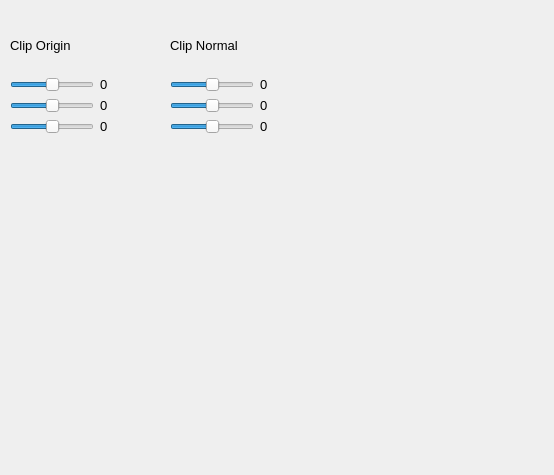
<?xml version="1.0" encoding="UTF-8"?>
<ui version="4.0">
 <class>optionsFilter</class>
 <widget class="QDialog" name="optionsFilter">
  <property name="geometry">
   <rect>
    <x>0</x>
    <y>0</y>
    <width>554</width>
    <height>475</height>
   </rect>
  </property>
  <property name="windowTitle">
   <string>Dialog</string>
  </property>
  <widget class="QWidget" name="">
   <property name="geometry">
    <rect>
     <x>10</x>
     <y>20</y>
     <width>314</width>
     <height>114</height>
    </rect>
   </property>
   <layout class="QHBoxLayout" name="horizontalLayout_7">
    <item>
     <layout class="QVBoxLayout" name="verticalLayout_3">
      <item>
       <layout class="QHBoxLayout" name="horizontalLayout_3">
        <item>
         <widget class="QLabel" name="clipOrigin">
          <property name="font">
           <font>
            <pointsize>10</pointsize>
            <weight>50</weight>
            <bold>false</bold>
           </font>
          </property>
          <property name="text">
           <string>Clip Origin</string>
          </property>
         </widget>
        </item>
        <item>
         <spacer name="horizontalSpacer_2">
          <property name="orientation">
           <enum>Qt::Horizontal</enum>
          </property>
          <property name="sizeHint" stdset="0">
           <size>
            <width>40</width>
            <height>20</height>
           </size>
          </property>
         </spacer>
        </item>
       </layout>
      </item>
      <item>
       <layout class="QHBoxLayout" name="horizontalLayout_2">
        <item>
         <layout class="QVBoxLayout" name="verticalLayout">
          <item>
           <widget class="QSlider" name="clipOriginX">
            <property name="minimum">
             <number>-5</number>
            </property>
            <property name="maximum">
             <number>5</number>
            </property>
            <property name="orientation">
             <enum>Qt::Horizontal</enum>
            </property>
           </widget>
          </item>
          <item>
           <widget class="QSlider" name="clipOriginY">
            <property name="minimum">
             <number>-5</number>
            </property>
            <property name="maximum">
             <number>5</number>
            </property>
            <property name="sliderPosition">
             <number>0</number>
            </property>
            <property name="orientation">
             <enum>Qt::Horizontal</enum>
            </property>
           </widget>
          </item>
          <item>
           <widget class="QSlider" name="clipOriginZ">
            <property name="minimum">
             <number>-5</number>
            </property>
            <property name="maximum">
             <number>5</number>
            </property>
            <property name="value">
             <number>0</number>
            </property>
            <property name="sliderPosition">
             <number>0</number>
            </property>
            <property name="orientation">
             <enum>Qt::Horizontal</enum>
            </property>
           </widget>
          </item>
         </layout>
        </item>
        <item>
         <layout class="QHBoxLayout" name="horizontalLayout">
          <item>
           <layout class="QVBoxLayout" name="verticalLayout_2">
            <item>
             <widget class="QLabel" name="label">
              <property name="font">
               <font>
                <pointsize>10</pointsize>
               </font>
              </property>
              <property name="text">
               <string>0</string>
              </property>
             </widget>
            </item>
            <item>
             <widget class="QLabel" name="label_2">
              <property name="font">
               <font>
                <pointsize>10</pointsize>
               </font>
              </property>
              <property name="text">
               <string>0</string>
              </property>
             </widget>
            </item>
            <item>
             <widget class="QLabel" name="label_3">
              <property name="font">
               <font>
                <pointsize>10</pointsize>
               </font>
              </property>
              <property name="text">
               <string>0</string>
              </property>
             </widget>
            </item>
           </layout>
          </item>
          <item>
           <spacer name="horizontalSpacer">
            <property name="orientation">
             <enum>Qt::Horizontal</enum>
            </property>
            <property name="sizeHint" stdset="0">
             <size>
              <width>40</width>
              <height>20</height>
             </size>
            </property>
           </spacer>
          </item>
         </layout>
        </item>
       </layout>
      </item>
     </layout>
    </item>
    <item>
     <layout class="QVBoxLayout" name="verticalLayout_4">
      <item>
       <layout class="QHBoxLayout" name="horizontalLayout_4">
        <item>
         <widget class="QLabel" name="clipOrigin_2">
          <property name="font">
           <font>
            <pointsize>10</pointsize>
            <weight>50</weight>
            <bold>false</bold>
           </font>
          </property>
          <property name="text">
           <string>Clip Normal</string>
          </property>
         </widget>
        </item>
        <item>
         <spacer name="horizontalSpacer_3">
          <property name="orientation">
           <enum>Qt::Horizontal</enum>
          </property>
          <property name="sizeHint" stdset="0">
           <size>
            <width>40</width>
            <height>20</height>
           </size>
          </property>
         </spacer>
        </item>
       </layout>
      </item>
      <item>
       <layout class="QHBoxLayout" name="horizontalLayout_5">
        <item>
         <layout class="QVBoxLayout" name="verticalLayout_5">
          <item>
           <widget class="QSlider" name="clipNormalX">
            <property name="minimum">
             <number>-5</number>
            </property>
            <property name="maximum">
             <number>5</number>
            </property>
            <property name="orientation">
             <enum>Qt::Horizontal</enum>
            </property>
           </widget>
          </item>
          <item>
           <widget class="QSlider" name="clipNormalY">
            <property name="minimum">
             <number>-5</number>
            </property>
            <property name="maximum">
             <number>5</number>
            </property>
            <property name="sliderPosition">
             <number>0</number>
            </property>
            <property name="orientation">
             <enum>Qt::Horizontal</enum>
            </property>
           </widget>
          </item>
          <item>
           <widget class="QSlider" name="clipNormalZ">
            <property name="minimum">
             <number>-5</number>
            </property>
            <property name="maximum">
             <number>5</number>
            </property>
            <property name="value">
             <number>0</number>
            </property>
            <property name="sliderPosition">
             <number>0</number>
            </property>
            <property name="orientation">
             <enum>Qt::Horizontal</enum>
            </property>
           </widget>
          </item>
         </layout>
        </item>
        <item>
         <layout class="QHBoxLayout" name="horizontalLayout_6">
          <item>
           <layout class="QVBoxLayout" name="verticalLayout_6">
            <item>
             <widget class="QLabel" name="label_4">
              <property name="font">
               <font>
                <pointsize>10</pointsize>
               </font>
              </property>
              <property name="text">
               <string>0</string>
              </property>
             </widget>
            </item>
            <item>
             <widget class="QLabel" name="label_5">
              <property name="font">
               <font>
                <pointsize>10</pointsize>
               </font>
              </property>
              <property name="text">
               <string>0</string>
              </property>
             </widget>
            </item>
            <item>
             <widget class="QLabel" name="label_6">
              <property name="font">
               <font>
                <pointsize>10</pointsize>
               </font>
              </property>
              <property name="text">
               <string>0</string>
              </property>
             </widget>
            </item>
           </layout>
          </item>
          <item>
           <spacer name="horizontalSpacer_4">
            <property name="orientation">
             <enum>Qt::Horizontal</enum>
            </property>
            <property name="sizeHint" stdset="0">
             <size>
              <width>40</width>
              <height>20</height>
             </size>
            </property>
           </spacer>
          </item>
         </layout>
        </item>
       </layout>
      </item>
     </layout>
    </item>
   </layout>
  </widget>
 </widget>
 <resources/>
 <connections>
  <connection>
   <sender>clipOriginX</sender>
   <signal>valueChanged(int)</signal>
   <receiver>label</receiver>
   <slot>setNum(int)</slot>
   <hints>
    <hint type="sourcelabel">
     <x>98</x>
     <y>105</y>
    </hint>
    <hint type="destinationlabel">
     <x>136</x>
     <y>103</y>
    </hint>
   </hints>
  </connection>
  <connection>
   <sender>clipOriginY</sender>
   <signal>valueChanged(int)</signal>
   <receiver>label_2</receiver>
   <slot>setNum(int)</slot>
   <hints>
    <hint type="sourcelabel">
     <x>85</x>
     <y>131</y>
    </hint>
    <hint type="destinationlabel">
     <x>136</x>
     <y>129</y>
    </hint>
   </hints>
  </connection>
  <connection>
   <sender>clipOriginZ</sender>
   <signal>valueChanged(int)</signal>
   <receiver>label_3</receiver>
   <slot>setNum(int)</slot>
   <hints>
    <hint type="sourcelabel">
     <x>99</x>
     <y>165</y>
    </hint>
    <hint type="destinationlabel">
     <x>136</x>
     <y>162</y>
    </hint>
   </hints>
  </connection>
  <connection>
   <sender>clipNormalX</sender>
   <signal>valueChanged(int)</signal>
   <receiver>label_4</receiver>
   <slot>setNum(int)</slot>
   <hints>
    <hint type="sourcelabel">
     <x>344</x>
     <y>232</y>
    </hint>
    <hint type="destinationlabel">
     <x>369</x>
     <y>230</y>
    </hint>
   </hints>
  </connection>
  <connection>
   <sender>clipNormalY</sender>
   <signal>valueChanged(int)</signal>
   <receiver>label_5</receiver>
   <slot>setNum(int)</slot>
   <hints>
    <hint type="sourcelabel">
     <x>332</x>
     <y>258</y>
    </hint>
    <hint type="destinationlabel">
     <x>370</x>
     <y>260</y>
    </hint>
   </hints>
  </connection>
  <connection>
   <sender>clipNormalZ</sender>
   <signal>valueChanged(int)</signal>
   <receiver>label_6</receiver>
   <slot>setNum(int)</slot>
   <hints>
    <hint type="sourcelabel">
     <x>327</x>
     <y>288</y>
    </hint>
    <hint type="destinationlabel">
     <x>371</x>
     <y>282</y>
    </hint>
   </hints>
  </connection>
 </connections>
</ui>
